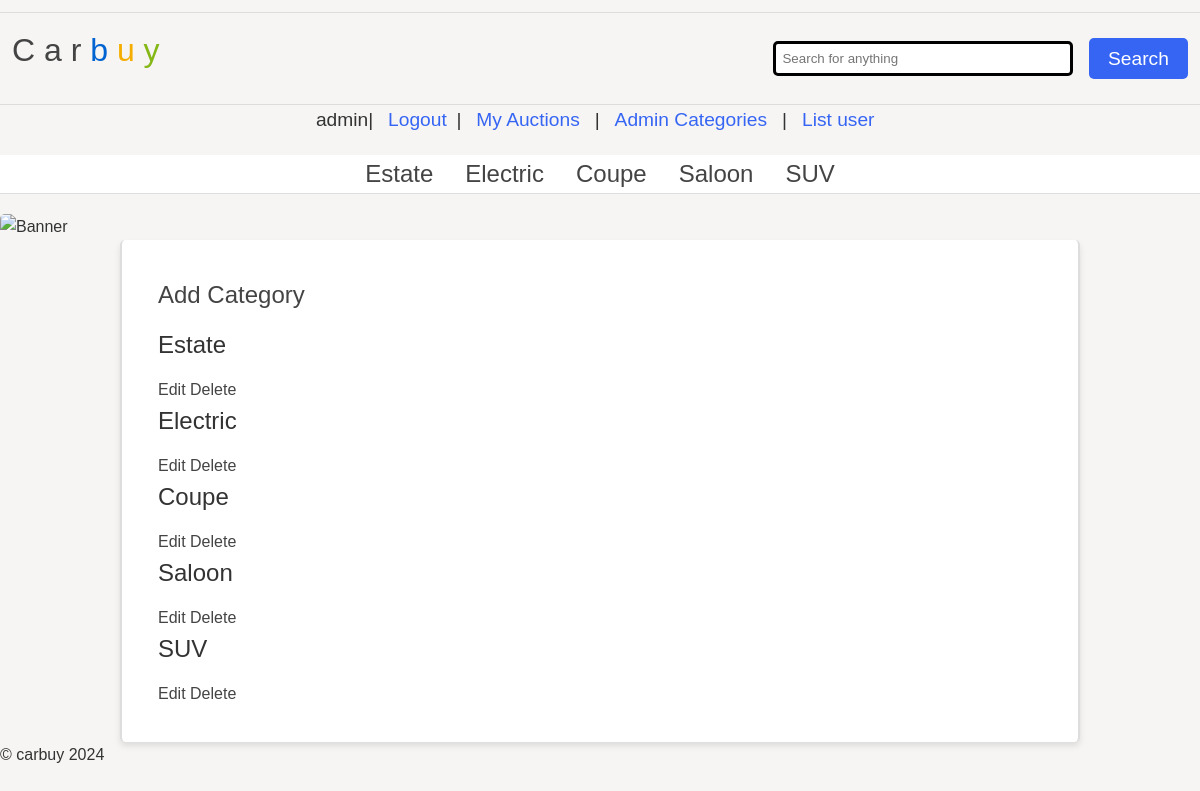
The page /websites/as1/public/adminCategories.php (signed in) on the database its author committed.
### tables this page shows
CREATE TABLE `category` (
  `category_id` int NOT NULL,
  `name` varchar(255) NOT NULL
);

### websites/as1/public/adminCategories.php (the view, shortened to what this page needs)
<?php
include 'header.php';
?>
<?php
if (isset($_SESSION['loggedin']) && $_SESSION['role'] == 'admin') {
?>
    <main>
        <a href="addCategory.php"><h2>Add Category</h2></a>
        <?php
        $categories = $join->query("SELECT * FROM category");
        foreach ($categories as $category) {
        ?>
            <div>
                <h2><?php echo $category['name'] ?></h2>
                <a href="editCategory.php?id=<?php echo $category['category_id'] ?>">Edit</a>
                <a href="deleteCategory.php?id=<?php echo $category['category_id'] ?>">Delete</a>
            </div>
        <?php
        }
        ?>
    </main>
<?php
}
else {
    echo '<h1>Page not found !!</h1>';
}
?>
<?php
include 'footer.php';
?>

### websites/as1/public/header.php (shortened to what this page needs)
<?php
include 'database.php';
?>
<!DOCTYPE html>
<html>
<head>
    <link rel="stylesheet" href="carbuy.css" />
</head>
<body>
    <header>
        <h1>
            <a href="index.php">
                <span class="C">C</span>
                <span class="a">a</span>
                <span class="r">r</span>
                <span class="b">b</span>
                <span class="u">u</span>
                <span class="y">y</span>
            </a>
        </h1>
        <form action="index.php" method="POST">
            <input type="text" name="search" placeholder="Search for anything" />
            <input type="submit" name="submit" value="Search" />
        </form>
    </header>
    <div class="user-info">
        <?php
        if (isset($_SESSION['id'])) {
            echo $_SESSION['loggedin'];
            echo '| <a href="logout.php">Logout</a>';
            echo '| <a href="myAuction.php">My Auctions</a>';
            if ($_SESSION['role'] == 'admin') {
                echo ' | <a href="adminCategories.php">Admin Categories</a>';
                echo ' | <a href="listUser.php">List user</a>';
            }
        }
        ?>
    </div>
    <nav>
        <ul>
            <?php
            $categories = $join->query('SELECT * FROM category');
            foreach ($categories as $category) {
                echo '<li><a class="categoryLink" href="category.php?id=' . $category['category_id'] . '">' . $category['name'] . '</a></li>';
            }
            ?>
        </ul>
    </nav>
    <div class="banner">
        <img src="banners/1.jpg" alt="Banner" />
    </div>
</body>
</html>

### websites/as1/public/carbuy.css (style rules this page uses)
* { margin: 0; padding: 0; box-sizing: border-box; }
body { font-family: 'Oxygen-Regular', sans-serif; background-color: #f6f5f4; max-width: 100vw; overflow-x: hidden; line-height: 1.6; color: #333; }
h1, h2, h3, h4 { font-weight: normal; margin-bottom: 0.5em; }
a, a:visited { color: #444; text-decoration: none; transition: color 0.3s; }
header { margin-top: 1vw; display: flex; justify-content: space-between; align-items: center; padding: 1vw; border-top: 1px solid #ddd; border-bottom: 1px solid #ddd; }
header h1 { font-size: 2em; text-align: center; }
header .b { color: #0063d1; }
header .u { color: #f4ae01; }
header .y { color: #85b716; }
header form { display: flex; gap: 1em; align-items: center; }
header form input[type=text] { border: 3px solid black; padding: 0.5em; width: 300px; border-radius: 5px; }
header form input[type=submit] { background-color: #3665f3; color: white; font-size: 1.2em; padding: 0.5em 1em; cursor: pointer; border: none; border-radius: 5px; transition: background-color 0.3s ease, transform 0.2s ease-in-out; }
.user-info { text-align: center; margin-bottom: 1em; font-size: 1.2em; }
.user-info a { margin: 0 0.5em; color: #3665f3; text-decoration: none; }
nav { border-bottom: 1px solid #ddd; background-color: #fff; }
nav ul { display: flex; justify-content: center; padding: 0; margin: 0; list-style: none; }
nav ul li { margin: 0 1em; }
nav ul li a { text-align: center; padding: 0.5vw 0; font-size: 1.5em; color: #444; transition: color 0.3s; }
.banner img { width: 100%; height: auto; border-radius: 5px; margin-top: 20px; }
main { padding: 3vw; width: 80vw; margin: auto; border-left: 2px solid #ddd; border-right: 2px solid #ddd; background-color: #fff; border-radius: 5px; box-shadow: 0 4px 6px rgba(0, 0, 0, 0.1); }

### rows shown on the page
category: name "Estate"
category: name "Electric"
category: name "Coupe"
category: name "Saloon"
category: name "SUV"

### other values the page prints
$_SESSION['loggedin'] "admin"
